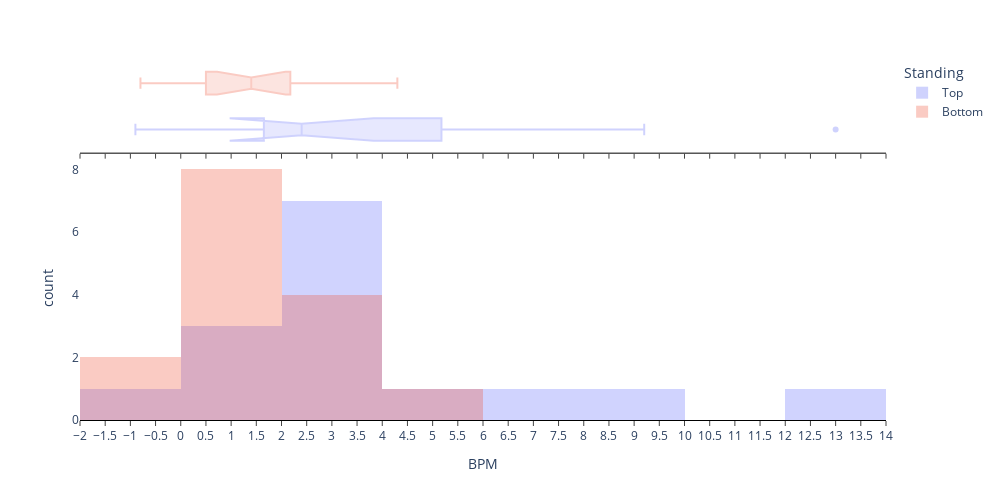

Notebook code for this chart:
### Code cell
fig = px.histogram(ad_center2, x='BPM', color='Standing',
                   marginal="box", height=500, width=1000) # or violin, rug
fig.update_traces(opacity=0.3)
fig.update_layout(barmode='overlay',plot_bgcolor='rgba(0, 0, 0, 0)')
fig.update_xaxes(dtick=0.5,ticks='outside',showline=True,linecolor='black',mirror=False)
fig.show()

### Figure 1 — Plotly figure (JSON) as saved in the notebook; plotly's stock layout.template omitted (floating-point values rounded to 4 significant figures)
{"data": [{"alignmentgroup": "True", "bingroup": "x", "hovertemplate": "Standing=Top<br>BPM=%{x}<br>count=%{y}<extra></extra>", "legendgroup": "Top", "marker": {"color": "#636efa", "pattern": {"shape": ""}}, "name": "Top", "offsetgroup": "Top", "opacity": 0.3, "orientation": "v", "showlegend": true, "type": "histogram", "x": [1.5, 2.4, 0.9, 3.1, 6.3, 9.2, 0.7, 3.3, 2.8, 13, 2.1, 2.1, 2.2, 5.8, -0.9], "xaxis": "x", "yaxis": "y"}, {"alignmentgroup": "True", "hovertemplate": "Standing=Top<br>BPM=%{x}<extra></extra>", "legendgroup": "Top", "marker": {"color": "#636efa"}, "name": "Top", "notched": true, "offsetgroup": "Top", "opacity": 0.3, "showlegend": false, "type": "box", "x": [1.5, 2.4, 0.9, 3.1, 6.3, 9.2, 0.7, 3.3, 2.8, 13, 2.1, 2.1, 2.2, 5.8, -0.9], "xaxis": "x2", "yaxis": "y2"}, {"alignmentgroup": "True", "bingroup": "x", "hovertemplate": "Standing=Bottom<br>BPM=%{x}<br>count=%{y}<extra></extra>", "legendgroup": "Bottom", "marker": {"color": "#EF553B", "pattern": {"shape": ""}}, "name": "Bottom", "offsetgroup": "Bottom", "opacity": 0.3, "orientation": "v", "showlegend": true, "type": "histogram", "x": [2.2, 1, -0.8, 0.1, 1, 2.9, 0.8, 0.4, 1.9, 4.3, 1.4, 2.1, -0.4, 2.7, 1.7], "xaxis": "x", "yaxis": "y"}, {"alignmentgroup": "True", "hovertemplate": "Standing=Bottom<br>BPM=%{x}<extra></extra>", "legendgroup": "Bottom", "marker": {"color": "#EF553B"}, "name": "Bottom", "notched": true, "offsetgroup": "Bottom", "opacity": 0.3, "showlegend": false, "type": "box", "x": [2.2, 1, -0.8, 0.1, 1, 2.9, 0.8, 0.4, 1.9, 4.3, 1.4, 2.1, -0.4, 2.7, 1.7], "xaxis": "x2", "yaxis": "y2"}], "layout": {"barmode": "overlay", "height": 500, "legend": {"title": {"text": "Standing"}, "tracegroupgap": 0}, "margin": {"t": 60}, "plot_bgcolor": "rgba(0, 0, 0, 0)", "width": 1000, "xaxis": {"anchor": "y", "autorange": true, "domain": [0, 1], "dtick": 0.5, "linecolor": "black", "mirror": false, "range": [-2, 14], "showline": true, "ticks": "outside", "title": {"text": "BPM"}, "type": "linear"}, "xaxis2": {"anchor": "y2", "autorange": true, "domain": [0, 1], "dtick": 0.5, "linecolor": "black", "matches": "x", "mirror": false, "range": [-2, 14], "showgrid": true, "showline": true, "showticklabels": false, "ticks": "outside", "type": "linear"}, "yaxis": {"anchor": "x", "autorange": true, "domain": [0, 0.7326], "range": [0, 8.421], "title": {"text": "count"}}, "yaxis2": {"anchor": "x2", "autorange": true, "domain": [0.7426, 1], "matches": "y2", "range": [-0.5, 1.5], "showgrid": false, "showline": false, "showticklabels": false, "ticks": "", "type": "category"}}}
